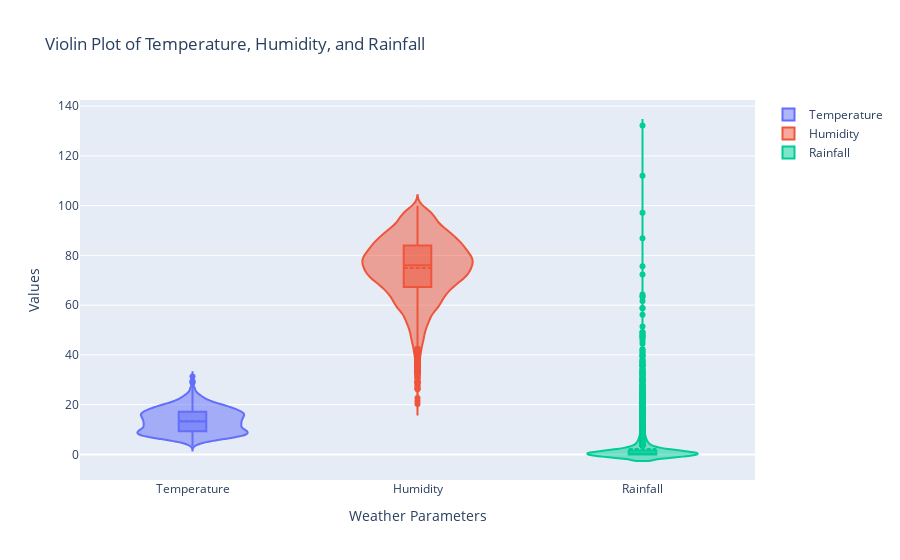

Write notebook code for a chart like this one.
### Code cell
def violinChart(dataset):

    fig = go.Figure()

    fig.add_trace(go.Violin(y=dataset['temperaturemean'], name='Temperature', box_visible=True, meanline_visible=True))
    fig.add_trace(go.Violin(y=dataset['relativehumiditymean'], name='Humidity', box_visible=True, meanline_visible=True))
    fig.add_trace(go.Violin(y= dataset['rainsum'], name='Rainfall', box_visible=True, meanline_visible=True))

    # Update layout
    fig.update_layout(title='Violin Plot of Temperature, Humidity, and Rainfall',
                    yaxis_title='Values',
                    xaxis_title='Weather Parameters')

    # Show the plot
    fig.show()

print(violinChart(dataset))

### Figure 1 — Plotly figure (JSON) as saved in the notebook; plotly's stock layout.template omitted (floating-point values rounded to 4 significant figures; data arrays with more than 128 entries replaced by an {"elided": "..."} marker saying what was removed)
{"data": [{"box": {"visible": true}, "meanline": {"visible": true}, "name": "Temperature", "type": "violin", "y": {"elided": "8980 float values"}}, {"box": {"visible": true}, "meanline": {"visible": true}, "name": "Humidity", "type": "violin", "y": {"elided": "8980 float values"}}, {"box": {"visible": true}, "meanline": {"visible": true}, "name": "Rainfall", "type": "violin", "y": {"elided": "8980 float values"}}], "layout": {"title": {"text": "Violin Plot of Temperature, Humidity, and Rainfall"}, "xaxis": {"title": {"text": "Weather Parameters"}}, "yaxis": {"title": {"text": "Values"}}}}
